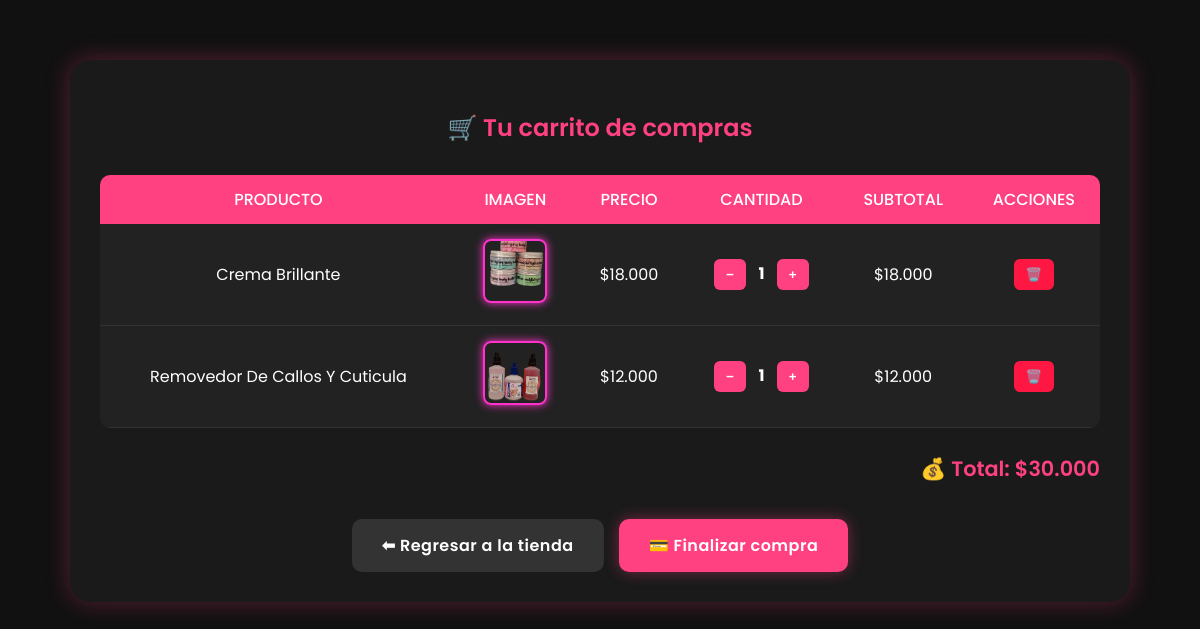
The app's page /carrito.php (signed in) with its own data.
### tables this page shows
CREATE TABLE `detalle_carrito` (
  `id_detalle` int(11) NOT NULL,
  `id_carrito` int(11) NOT NULL,
  `id_producto` int(11) NOT NULL,
  `cantidad` int(11) NOT NULL,
  `precio_unitario` decimal(10,2) DEFAULT NULL
);

CREATE TABLE `productos` (
  `id_producto` int(11) NOT NULL,
  `nombre_producto` varchar(100) NOT NULL,
  `precio_producto` decimal(10,2) NOT NULL,
  `cantidad_disponible` int(11) NOT NULL,
  `categoria_producto` varchar(100) DEFAULT NULL,
  `descripcion` text DEFAULT NULL,
  `imagen` varchar(255) DEFAULT NULL,
  `activo` tinyint(1) DEFAULT 1
);

### carrito.php (called while the page is built)
<?php
require __DIR__ . '/app/Views/carrito.php';

### app/Views/carrito.php (the view, shortened to what this page needs)
<?php
require __DIR__ . '/../Config/conexion.php';
$id_usuario = $_SESSION['usuario'];
$sql = "SELECT id_carrito FROM carrito WHERE id_usuario = ? ORDER BY id_carrito DESC LIMIT 1";
$stmt = $conn->prepare($sql);
$stmt->bind_param("i", $id_usuario);
$stmt->execute();
$result = $stmt->get_result();
$id_carrito = $result->fetch_assoc()['id_carrito'];
$sql_detalle = "
    SELECT d.id_producto, p.nombre_producto, p.precio_producto, d.cantidad, p.imagen
    FROM detalle_carrito d
    INNER JOIN productos p ON d.id_producto = p.id_producto
    WHERE d.id_carrito = ?
";
$stmt = $conn->prepare($sql_detalle);
$stmt->bind_param("i", $id_carrito);
$stmt->execute();
$productos = $stmt->get_result();
?>
<!DOCTYPE html>
<html lang="es">
<head>
</head>
<body>
<div class="carrito-container">
    <h2>🛒 Tu carrito de compras</h2>
    <table>
        <thead>
            <tr>
                <th>Producto</th>
                <th>Imagen</th>
                <th>Precio</th>
                <th>Cantidad</th>
                <th>Subtotal</th>
                <th>Acciones</th>
            </tr>
        </thead>
        <tbody id="carrito-body">
            <?php
            $total = 0;
            while ($row = $productos->fetch_assoc()) {
                $subtotal = $row['precio_producto'] * $row['cantidad'];
                $total += $subtotal;
                echo "
                <tr data-id='{$row['id_producto']}'>
                    <td>{$row['nombre_producto']}</td>
                    <td><img src='uploads/{$row['imagen']}' alt='{$row['nombre_producto']}' class='thumb'></td>
                    <td>$" . number_format($row['precio_producto'], 0, ',', '.') . "</td>
                    <td class='cantidad'>
                        <button class='menos'>−</button>
                        <span>{$row['cantidad']}</span>
                        <button class='mas'>+</button>
                    </td>
                    <td>$" . number_format($subtotal, 0, ',', '.') . "</td>
                    <td class='acciones'>
                        <button class='eliminar'>🗑️</button>
                    </td>
                </tr>
                ";
            }
            ?>
        </tbody>
    </table>
    <div class="total">💰 Total: $<?php echo number_format($total, 0, ',', '.'); ?></div>
    <div class="botones-final">
        <a href="tienda.php" class="btn-volver">⬅ Regresar a la tienda</a>
        <a href="checkout.php" class="btn-pagar">💳 Finalizar compra</a>
    </div>
</div>
</body>
</html>

### app/Views/carrito.php (style rules this page uses)
body { background-color: #111; font-family: 'Poppins', sans-serif; color: #fff; margin: 0; padding: 0; }
.carrito-container { width: 90%; max-width: 1000px; margin: 60px auto; background: #1a1a1a; border-radius: 20px; padding: 30px; box-shadow: 0px 0px 25px rgba(255, 64, 129, 0.3); animation: fadeIn 0.6s ease; }
h2 { text-align: center; color: #ff4081; margin-bottom: 30px; font-weight: 600; }
table { width: 100%; border-collapse: collapse; border-radius: 10px; overflow: hidden; }
th { background-color: #ff4081; color: white; text-transform: uppercase; padding: 12px; font-weight: 500; }
td { background-color: #222; text-align: center; padding: 15px; border-bottom: 1px solid #333; }
img { width: 80px; height: 80px; object-fit: cover; border-radius: 10px; }
button { border: none; border-radius: 6px; padding: 8px 12px; cursor: pointer; transition: 0.3s ease; font-weight: 600; }
.mas, .menos { background-color: #ff4081; color: white; }
.eliminar { background-color: #ff1744; color: white; }
.total { text-align: right; font-size: 1.3rem; font-weight: 600; margin-top: 25px; color: #ff4081; }
.botones-final { display: flex; justify-content: center; gap: 15px; margin-top: 35px; }
.btn-volver, .btn-pagar { display: inline-block; padding: 14px 30px; border-radius: 10px; text-decoration: none; font-weight: 600; letter-spacing: 0.5px; transition: all 0.3s ease; }
.btn-volver { background-color: #333; color: white; }
.btn-pagar { background-color: #ff4081; color: white; box-shadow: 0 0 15px rgba(255, 64, 129, 0.4); }
.acciones button { margin: 5px; }
.cantidad span { margin: 0 8px; font-weight: bold; }
.thumb { width: 60px; height: 60px; object-fit: cover; border: 2px solid #ff33cc; border-radius: 8px; box-shadow: 0 0 8px #ff33cc; }

### records on screen
detalle_carrito: id_producto.nombre_producto "Crema Brillante", id_producto.imagen (picture), id_producto.precio_producto "18.000", cantidad "1", subtotal "18.000"
detalle_carrito: id_producto.nombre_producto "Removedor De Callos Y Cuticula", id_producto.imagen (picture), id_producto.precio_producto "12.000", cantidad "1", subtotal "12.000"

### other values on screen
$total "30.000"
